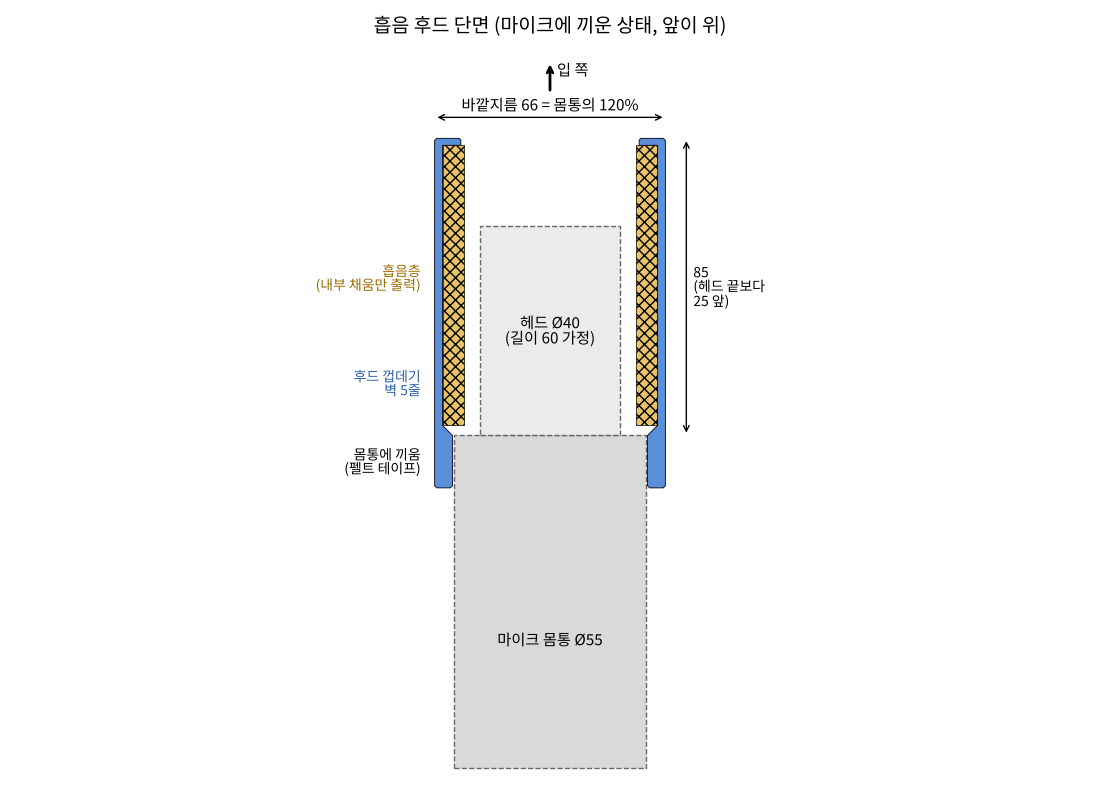

Reproduce this figure in Python.
#!/usr/bin/env python3
"""K688 흡음 후드 생성기.

    python3 hood.py   # stl/hood_shell.stl, stl/hood_liner.stl, hood.png

마이크 몸통(Ø55) 앞쪽에 끼우는 통. 마이크 헤드(Ø40)를 감싸고 앞으로 조금 더 나간다.
안쪽에는 출력한 다공성 흡음층(벽·윗면·바닥면 없이 내부 채움만)을 끼운다.
바깥지름은 몸통의 120%(66 mm)를 넘지 않는다.

좌표: 출력 방향 그대로. z=0 이 앞면(베드), 위로 갈수록 마이크 뒤쪽.
"""
from pathlib import Path

import numpy as np

import generate as g

# 마이크 (확인 필요한 값)
BODY_D = 55.0            # 몸통 지름 (리뷰어 실측)
HEAD_D = 40.0            # 헤드 지름 (사용자 실측)
HEAD_LEN = 60.0          # 몸통 앞면 -> 헤드 끝 (가정값, 실측 필요)

# 후드
OD = BODY_D * 1.2        # 66.0 = 몸통의 120%
WALL = 0.42 + 4 * 0.45   # 2.22 = 벽 5줄
OVERHANG = 25.0          # 헤드 끝보다 앞으로 나가는 길이
LIP_T = 2.0              # 앞쪽 흡음층 고정 턱 두께
LIP_RI = 25.5            # 턱 안쪽 반지름 (앞 구멍 Ø51)
COLLAR_LEN = 15.0        # 몸통에 끼우는 길이
COLLAR_CLEAR = 0.8       # 몸통과 지름 방향 여유. 몸통에 펠트 테이프를 감아 맞춘다

# 흡음층
LINER_T = 6.0            # 두께
LINER_CLEAR = 0.1        # 후드 안쪽과 반경 방향 여유


def dims():
    ro = OD / 2
    ri = ro - WALL
    rc = (BODY_D + COLLAR_CLEAR) / 2
    z_body = HEAD_LEN + OVERHANG               # 몸통 앞면 위치 (앞면에서)
    z_step = z_body - (ri - rc)                # 45도로 칼라 안지름까지 줄어드는 시작점
    return ro, ri, rc, z_body, z_step


def make_shell():
    ro, ri, rc, z_body, z_step = dims()
    top = z_body + COLLAR_LEN
    pts = [(LIP_RI + 0.5, 0), (ro - 0.6, 0), (ro, 0.6), (ro, top - 0.6), (ro - 0.6, top),
           (rc + 0.6, top), (rc, top - 0.6), (rc, z_body), (ri, z_step),
           (ri, LIP_T), (LIP_RI, LIP_T), (LIP_RI, 0.5)]
    return g.merge(g.revolve(pts, closed_loop=True))


def make_liner():
    _, ri, _, _, z_step = dims()
    lo = ri - LINER_CLEAR
    li = lo - LINER_T
    h = z_step - LIP_T
    return g.merge(g.revolve([(li, 0), (lo, 0), (lo, h), (li, h)], closed_loop=True)), (li, lo, h)


def draw(path):
    import matplotlib
    matplotlib.use("Agg")
    import matplotlib.pyplot as plt
    from matplotlib.patches import Polygon, Rectangle
    plt.rcParams["font.family"] = ["Noto Sans CJK KR", "sans-serif"]
    ro, ri, rc, z_body, z_step = dims()
    (_, _), (li, lo, lh) = make_liner()
    top = z_body + COLLAR_LEN
    fig, ax = plt.subplots(figsize=(11, 8))
    # 마이크 (z 를 위로: 앞이 위)
    def Z(z):                 # 그림에서는 몸통 앞면을 0 으로
        return z_body - z
    ax.add_patch(Rectangle((-BODY_D / 2, -95), BODY_D, 95, fc="0.85", ec="0.4", ls="--"))
    ax.text(0, -60, "마이크 몸통 Ø55", ha="center", fontsize=11)
    ax.add_patch(Rectangle((-HEAD_D / 2, 0), HEAD_D, HEAD_LEN, fc="0.92", ec="0.4", ls="--"))
    ax.text(0, HEAD_LEN / 2, f"헤드 Ø40\n(길이 {HEAD_LEN:.0f} 가정)", ha="center", va="center", fontsize=11)
    shell = [(LIP_RI + 0.5, 0), (ro - 0.6, 0), (ro, 0.6), (ro, top - 0.6), (ro - 0.6, top), (rc + 0.6, top),
             (rc, top - 0.6), (rc, z_body), (ri, z_step), (ri, LIP_T), (LIP_RI, LIP_T), (LIP_RI, 0.5)]
    for s in (1, -1):
        ax.add_patch(Polygon([(s * r, Z(z)) for r, z in shell], fc="#5b8fd9", ec="k", lw=0.6))
        x0 = li if s > 0 else -lo
        ax.add_patch(Rectangle((x0, Z(LIP_T + lh)), lo - li, lh, fc="#e8c36a", ec="k", lw=0.5, hatch="xxx"))
    ax.annotate("", xy=(-ro, Z(0) + 6), xytext=(ro, Z(0) + 6), arrowprops=dict(arrowstyle="<->"))
    ax.text(0, Z(0) + 8, f"바깥지름 {OD:.0f} = 몸통의 120%", ha="center", fontsize=11)
    ax.annotate("", xy=(ro + 6, Z(0)), xytext=(ro + 6, Z(z_body)), arrowprops=dict(arrowstyle="<->"))
    ax.text(ro + 8, Z(z_body / 2), f"{z_body:.0f}\n(헤드 끝보다\n{OVERHANG:.0f} 앞)", fontsize=10, va="center")
    ax.text(-ro - 4, Z(z_body + COLLAR_LEN / 2), "몸통에 끼움\n(펠트 테이프)", ha="right", va="center", fontsize=10)
    ax.text(-ro - 4, Z(40), "흡음층\n(내부 채움만 출력)", ha="right", va="center", fontsize=10, color="#9a6b00")
    ax.text(-ro - 4, Z(70), "후드 껍데기\n벽 5줄", ha="right", va="center", fontsize=10, color="#2b5ea8")
    ax.annotate("", xy=(0, Z(0) + 22), xytext=(0, Z(0) + 13), arrowprops=dict(arrowstyle="->", lw=2))
    ax.text(2, Z(0) + 18, "입 쪽", fontsize=11)
    ax.set_xlim(-75, 75); ax.set_ylim(-100, Z(0) + 28); ax.set_aspect("equal"); ax.set_axis_off()
    ax.set_title("흡음 후드 단면 (마이크에 끼운 상태, 앞이 위)", fontsize=14)
    fig.tight_layout(); fig.savefig(path, dpi=100)


def main():
    here = Path(__file__).resolve().parent
    shell = make_shell()
    liner, (li, lo, lh) = make_liner()
    for name, (v, t) in (("hood_shell", shell), ("hood_liner", liner)):
        assert g.check_watertight(t)
        size = v.max(0) - v.min(0)
        print(f"{name:11s} size={size.round(2)} vol={g.signed_volume(v, t) / 1000:.1f}cm3")
        g.write_stl(here / "stl" / f"{name}.stl", (v, t))
    ro, ri, rc, z_body, _ = dims()
    print(f"OD {2 * ro:.1f} (limit {BODY_D * 1.2:.1f}), front opening {2 * LIP_RI:.1f}, "
          f"air gap head-liner {li - HEAD_D / 2:.2f}, total mic length +{OVERHANG:.0f}")
    draw(here / "hood.png")


if __name__ == "__main__":
    main()
